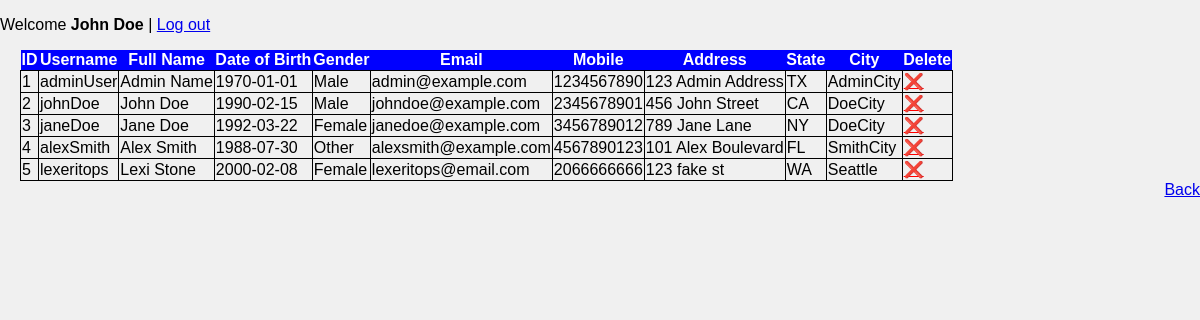
Page /manage.php (signed in) on the committed database.
### tables this page shows
CREATE TABLE account (
    id INTEGER PRIMARY KEY AUTOINCREMENT,
    username VARCHAR(50) UNIQUE NOT NULL,
    password VARCHAR(9) NOT NULL,
    fullname VARCHAR(50) NOT NULL,
    dob VARCHAR(9) NOT NULL,
    gender INTEGER CHECK (gender IN (0, 1, 2)) NOT NULL,
    email VARCHAR(50) NOT NULL,
    mobile VARCHAR(10) NOT NULL,
    address VARCHAR(200) NOT NULL,
    state CHAR(2) NOT NULL,
    city VARCHAR(20) NOT NULL,
    permission INTEGER CHECK (permission IN (0, 1)) NOT NULL
);

### manage.php (the view, shortened to what this page needs)
<?php
if (isset($_SESSION['permission']) && $_SESSION['permission'] == 1) {
    $pdo = new PDO("sqlite:account.db");
    $pdo->setAttribute(PDO::ATTR_ERRMODE, PDO::ERRMODE_EXCEPTION);
    $fullName = isset($_SESSION['fullname']) ? $_SESSION['fullname'] : "";
    $query = "SELECT id, username, fullname, dob, gender, email, mobile, address, state, city FROM account";
    $statement = $pdo->query($query);
    $users = $statement->fetchAll(PDO::FETCH_ASSOC);
    ?>
    <!DOCTYPE html>
    <html lang="en">
    <head>
        <link rel="stylesheet" href="index.css">
    </head>
    <body>
        <p>Welcome <b><?php echo $fullName;?></b> | <a href="logout.php">Log out</a></p>
        <table>
            <tr class="title">
                <th>ID</th>
                <th>Username</th>
                <th>Full Name</th>
                <th>Date of Birth</th>
                <th>Gender</th>
                <th>Email</th>
                <th>Mobile</th>
                <th>Address</th>
                <th>State</th>
                <th>City</th>
                <th>Delete</th>
            </tr>
            <?php
            foreach ($users as $user) {
                echo "<tr>";
                echo "<td>{$user['id']}</td>";
                echo "<td>{$user['username']}</td>";
                echo "<td>{$user['fullname']}</td>";
                echo "<td>{$user['dob']}</td>";
                echo "<td>" . ($user['gender'] == 1 ? 'Male' : ($user['gender'] == 2 ? 'Female' : 'Other')) . "</td>";
                echo "<td>{$user['email']}</td>";
                echo "<td>{$user['mobile']}</td>";
                echo "<td>{$user['address']}</td>";
                echo "<td>{$user['state']}</td>";
                echo "<td>{$user['city']}</td>";
                echo "<td><a href='manage.php?id={$user['id']}' style='color: red;'>&#10060;</a></td>";
                echo "</tr>";
            }
            ?>
        </table>
        <div style="text-align: right;">
            <a href="index.php">Back</a>
        </div>
    </body>
    </html>
<?php
} else {
    echo "Sorry, but this account does not have permission to manage users";
    exit();
}

### index.css (style rules this page uses)
body { font-family: Arial, sans-serif; background-color: #f0f0f0; margin: 0; padding: 0; }
table { border-collapse: collapse; margin-left: 20px; }
.title { color: white; background-color: blue; text-align: center; }
td { border: 1px solid black; }

### rows in the picture
account: id "1", username "adminUser", fullname "Admin Name", dob "1970-01-01", gender "Male", email "admin@example.com", mobile "1234567890", address "123 Admin Address", state "TX", city "AdminCity"
account: id "2", username "johnDoe", fullname "John Doe", dob "1990-02-15", gender "Male", email "johndoe@example.com", mobile "2345678901", address "456 John Street", state "CA", city "DoeCity"
account: id "3", username "janeDoe", fullname "Jane Doe", dob "1992-03-22", gender "Female", email "janedoe@example.com", mobile "3456789012", address "789 Jane Lane", state "NY", city "DoeCity"
account: id "4", username "alexSmith", fullname "Alex Smith", dob "1988-07-30", gender "Other", email "alexsmith@example.com", mobile "4567890123", address "101 Alex Boulevard", state "FL", city "SmithCity"
account: id "5", username "lexeritops", fullname "Lexi Stone", dob "2000-02-08", gender "Female", email "lexeritops@email.com", mobile "2066666666", address "123 fake st", state "WA", city "Seattle"

### other values in the picture
$fullName "John Doe"
